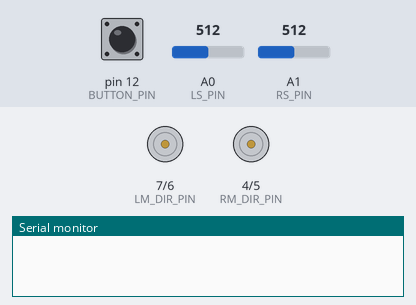
A sketch run on a simulated Arduino Uno, built with avr-gcc and run on an emulated ATmega328P. Parts: direction and speed pins drawn as motors (green arrow = direction pin HIGH = forward, orange = LOW = backward, longer = more drive), the last lines printed to the serial monitor. Inputs (shaded band) come from the test bench; at power-on: pin 12 (BUTTON_PIN) HIGH, A0 (LS_PIN) = 512, A1 (RS_PIN) = 512.

Above: at 0.9 s.
1.0 s: pin 12 (BUTTON_PIN) pulsed LOW 5 times (0.12 s each, 0.3 s apart)
At 2.9 s:
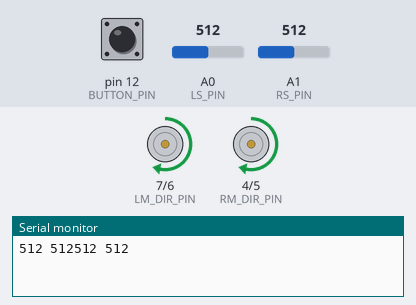
4.0 s: A0 (LS_PIN) set to 306
At 4.9 s:
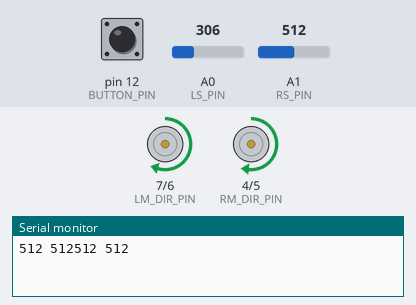
5.5 s: A1 (RS_PIN) set to 306
At 6.0 s:
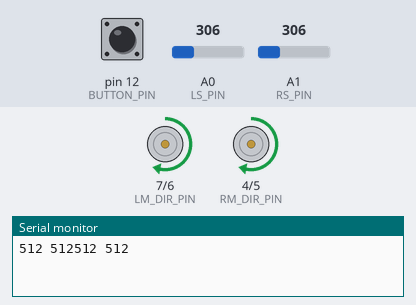
Timing chart, 0 to 8.5 s (numbered marks = the images above; inputs shaded):
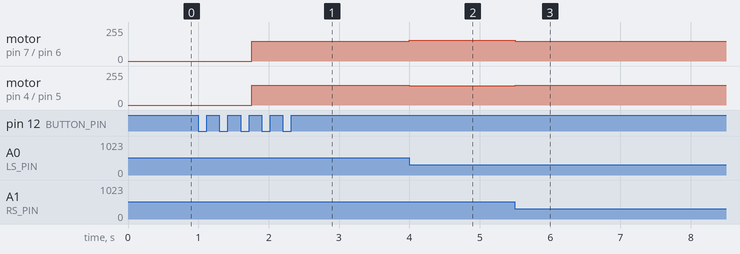

Measured:
- after the input at 1.0 s, motor on pin 7 (LM_DIR_PIN) / pin 6 (LM_PWM_PIN), motor on pin 4 (RM_DIR_PIN) / pin 5 (RM_PWM_PIN): stopped → forward 150/255 after 0.76 s
- after the input at 4.0 s, motor on pin 7 (LM_DIR_PIN) / pin 6 (LM_PWM_PIN): forward 150/255 → forward 156/255 at once; motor on pin 4 (RM_DIR_PIN) / pin 5 (RM_PWM_PIN): forward 150/255 → forward 144/255 at once
- after the input at 5.5 s, motor on pin 7 (LM_DIR_PIN) / pin 6 (LM_PWM_PIN): forward 156/255 → forward 150/255 at once; motor on pin 4 (RM_DIR_PIN) / pin 5 (RM_PWM_PIN): forward 144/255 → forward 150/255 at once

The sketch:

bot.ino
```cpp
#define LM_PWM_PIN  6
#define LM_DIR_PIN  7
#define RM_PWM_PIN  5
#define RM_DIR_PIN  4

#define BUTTON_PIN  12
#define LS_PIN  A0
#define RS_PIN  A1


#define SENSOR_RANGE 100
#define base_speed 150 // базовая скорость
float gain_p = 3.0;   // коэф. Р
float gain_d = 1.1;   // коэф. D
int search_speed = 70; // скорость при поиске линии
int light_threshold = 50; //Значение, при котором линия считается потерянной
int spiral_increase = 30; // инкремент шага спирали
int spiral_interval = 1000; // интервал повышения шага
int search_timeout = 10000; // время на поиск линии

// служебные переменные, будут меняться по ходу
int white_L, black_L;
int white_R, black_R;
double last_error = 0;
int last_direction = 0;

bool spiral_direction = false;
int spiral_step = 0;
unsigned long spiral_timer = 0;
unsigned long search_start_timer = 0;

int sensor_left = 0;
int sensor_right = 0;

unsigned long last_serial_time = 0;
const unsigned long serial_interval = 200;

// статусы робота
enum RobotState { IDLE, FOLLOW_LINE, SEARCH_LINE };
RobotState state = IDLE;

// инициализация моторов
void InitMotors(){
  pinMode(LM_PWM_PIN, OUTPUT);
  pinMode(RM_PWM_PIN, OUTPUT);
  pinMode(LM_DIR_PIN, OUTPUT);
  pinMode(RM_DIR_PIN, OUTPUT);
}

// установка скорости
void SetSpeed(int pwm, uint8_t dir_pin, uint8_t pwm_pin){
  bool dir = 0;
  if (pwm > 0) dir = 1;
  if (abs(pwm) > 255) pwm = 255;

  digitalWrite(dir_pin, dir);
  analogWrite(pwm_pin, abs(pwm));
}

// установка скорости на левом моторе
void SetLSpeed(int speed){
  SetSpeed(speed, LM_DIR_PIN, LM_PWM_PIN);
}

// установка скорости на правом моторе
void SetRSpeed(int speed){
  SetSpeed(speed, RM_DIR_PIN, RM_PWM_PIN);
}

// движение робота
void SetTankSpeed(int L_speed, int R_speed){
  SetLSpeed(L_speed);
  SetRSpeed(R_speed);
}

// остановка робота
void StopRobot() {
  SetTankSpeed(0, 0);
  state = IDLE;
}

//среднее арифметическое, для калибровки
int MidArifm(int pin) {
  long sum = 0;
  for (int i = 0; i < 20; i++)
    sum += analogRead(pin);
  return ((float)sum / 20);
}

//калибровка сенсоров
void SensorCalibration(){
  //инициализация кнопки и сенсоров
  pinMode(BUTTON_PIN, INPUT_PULLUP);
  pinMode(LS_PIN, INPUT);
  pinMode(RS_PIN, INPUT);

  //ожидание нажатия кнопки
  while (digitalRead(BUTTON_PIN)) {delay(50);}
  while (!digitalRead(BUTTON_PIN)) {delay(50);}

  //запись белого цвета
  white_L = MidArifm(LS_PIN);
  white_R = MidArifm(RS_PIN);

  //ожидание нажатия кнопки
  while (digitalRead(BUTTON_PIN)) {delay(50);}
  while (!digitalRead(BUTTON_PIN)) {delay(50);}

  //запись черного цвета
  black_L = MidArifm(LS_PIN);
  black_R = MidArifm(RS_PIN);

  //ожидание нажатия кнопки
  while (digitalRead(BUTTON_PIN)) {delay(50);}

  Serial.print(white_L);
  Serial.print(" ");
  Serial.print(white_R);

  Serial.print(black_L);
  Serial.print(" ");
  Serial.print(black_R);
  // ожидание отпусскания кнопки
  while (!digitalRead(BUTTON_PIN)) {delay(50);}
  state = FOLLOW_LINE;
}


void UpdateSensors(){
  sensor_left = map (analogRead(LS_PIN), black_R, white_R, 0, SENSOR_RANGE);
  sensor_right = map (analogRead(RS_PIN), black_L, white_L, 0, SENSOR_RANGE);
}


// следование по линии, PD регулятор
void FollowLine() {
  double error = sensor_left - sensor_right;
  double correction = error * gain_p + (error - last_error) * gain_d;
  int l_speed = base_speed + correction;
  int r_speed = base_speed - correction;
  SetTankSpeed(l_speed, r_speed);
  last_error = error;

  if (sensor_left > light_threshold && sensor_right > light_threshold) {
    spiral_step = 0;
    spiral_timer = millis();
    spiral_direction = (last_direction == 0);
    search_start_timer = millis();
    state = SEARCH_LINE;
  }
}

//поиск линии
void SearchLine(){
  if (millis() - spiral_timer > spiral_interval) {
    spiral_step += spiral_increase;
    spiral_timer = millis();
  }

  int l_speed = -search_speed - spiral_step;
  int r_speed = -search_speed - spiral_step;

  Serial.print(l_speed);
  Serial.print("  ");
  Serial.println(r_speed);

  if (spiral_direction) SetTankSpeed(l_speed, search_speed);
  else SetTankSpeed(search_speed, r_speed);

  if (sensor_left < light_threshold){
    last_direction = 1;
    // SetTankSpeed(-100,100);
    // delay(500);
    state = FOLLOW_LINE;
  } else if(sensor_right < light_threshold) {
    last_direction = 0;
    // SetTankSpeed(100,-100);
    // delay(500);
    state = FOLLOW_LINE;
  }

  if (millis() - search_start_timer > search_timeout) {
      StopRobot();
  }
}


void setup() {
  Serial.begin(9600);
  InitMotors();
  SensorCalibration();
}


void loop() {
  UpdateSensors();
  switch (state) {
    case IDLE:
      SetTankSpeed(0,0);
      break;
    case FOLLOW_LINE:
      FollowLine();
      break;
    case SEARCH_LINE:
      SearchLine();
      break;
  }
}
```
